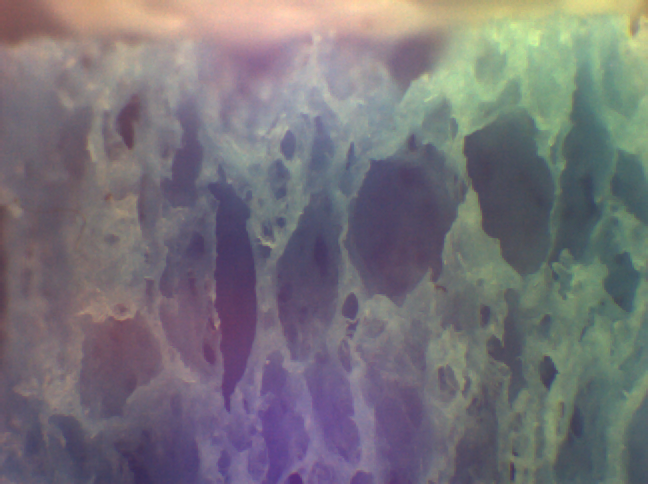
#> input picture Image Analysis/3_code/2_edge_detection/0.png, 648 x 484 px; its folder holds only this picture in this run
$ python z1-edgeDetection.py
#> lines starting #> are read from the running program, lines starting #| are printed output that depends on the picture
from PIL import Image, ImageFilter
import numpy as np
from matplotlib import pyplot as plt
import skimage

frames = []

for i in range(0, 15):
    im = Image.open(str(i) + ".png").convert('L')
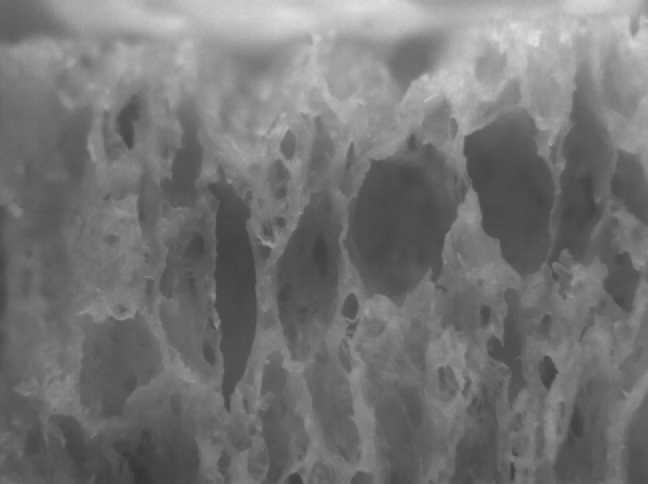
#> im: PIL image 648x484 L; min 52, max 226, mean 116.5
    im = im.filter(ImageFilter.GaussianBlur(radius=3))
    backgroundlight = im.filter(ImageFilter.GaussianBlur(radius=50))
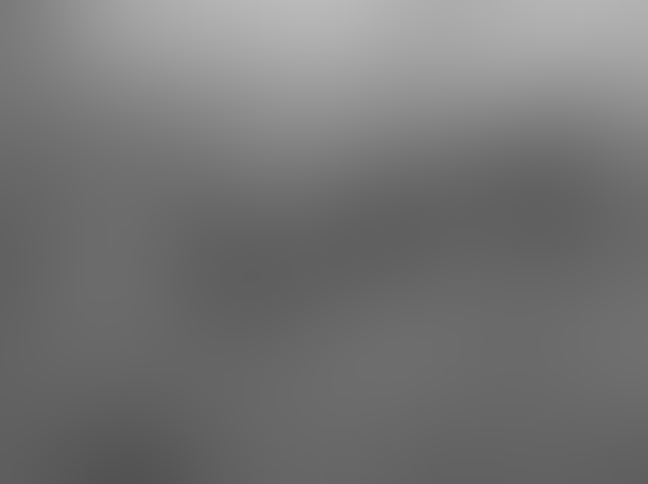
#> backgroundlight: PIL image 648x484 L; min 82, max 186, mean 116.6

    imdata = np.asarray(im.getdata()).reshape((im.height, im.width))
    bglightdata = np.asarray(backgroundlight.getdata()).reshape((im.height, im.width))
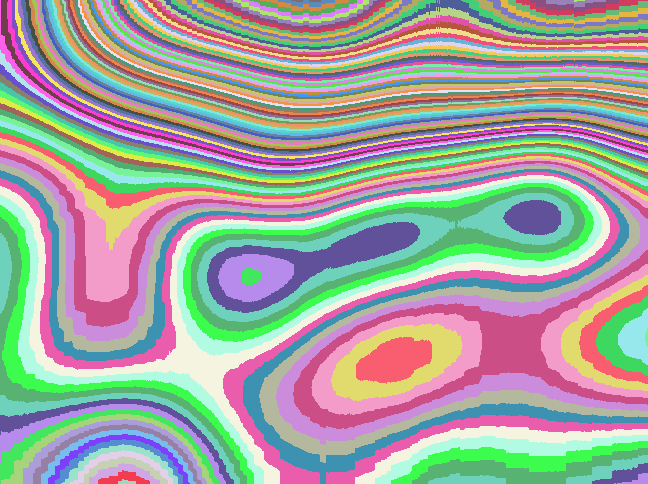
#> bglightdata: shape (484, 648) int64; 105 distinct labels, from 82 to 186; one colour per label, 0 black

    rectifiedIm = bglightdata - imdata
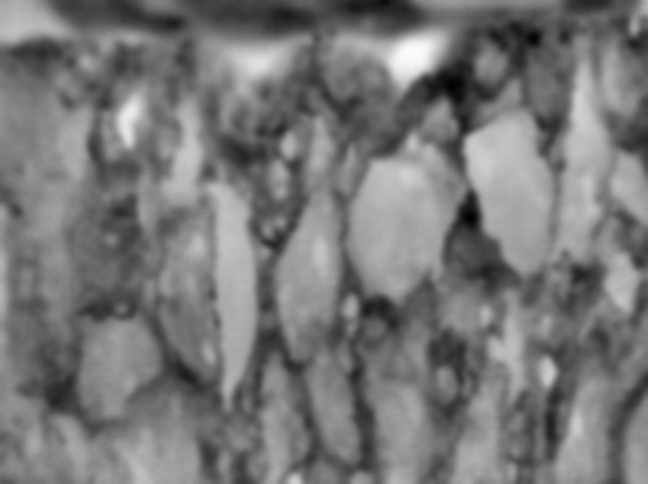
#> rectifiedIm: shape (484, 648) int64; min -47, max 53, mean 0.1; drawn with min black and max white

    rectifiedIm = rectifiedIm * (rectifiedIm > 0)
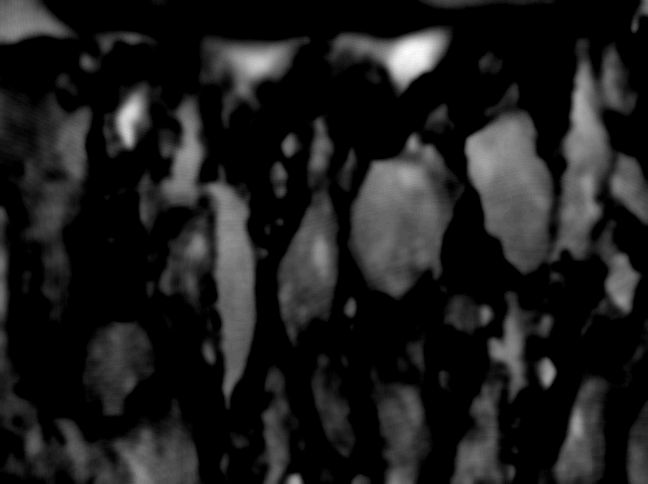
#> rectifiedIm: shape (484, 648) int64; min 0, max 53, mean 6.1; drawn with min black and max white
    normFactor = 1/np.max(rectifiedIm)
#> normFactor = 0.0189
    rectifiedIm = rectifiedIm * normFactor

    plt.subplot(1, 2, 1)
    plt.imshow(rectifiedIm)

    rectifiedIm = skimage.feature.canny(rectifiedIm, sigma=3)
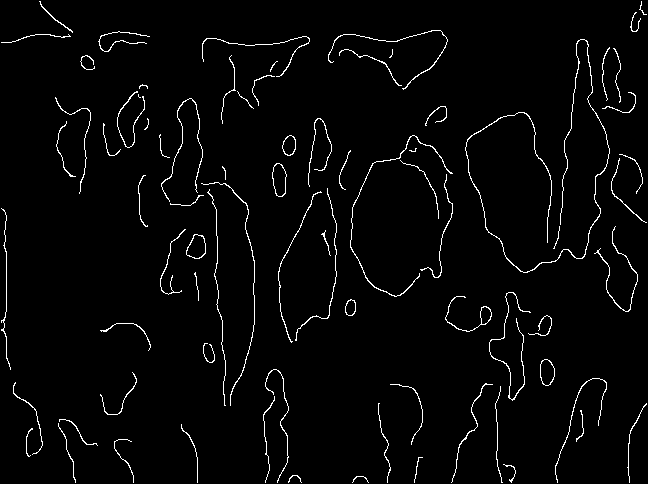
#> rectifiedIm: shape (484, 648) bool; 2.6% white in thin lines or dots
    plt.subplot(1, 2, 2)
    plt.imshow(rectifiedIm)
    plt.show()

    newIm = Image.fromarray(rectifiedIm)
#> newIm: PIL image 648x484 1; 2.6% white in thin lines or dots
#> (the run stopped early here; a loop or call above may not have finished)
